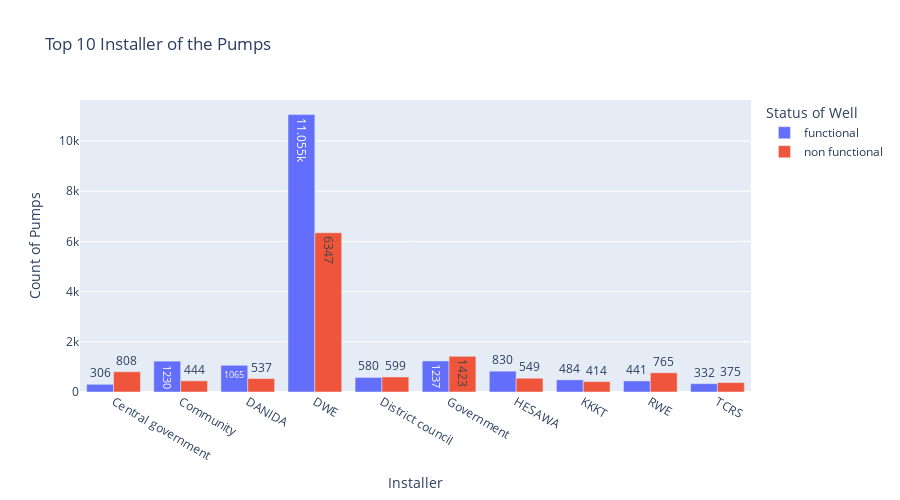

The code cell stored with this chart in its notebook:
### Code cell
px.bar(x = n['installer'], y = n['id'], color = n['status_group'],text_auto=True, barmode="group",
       title="Top 10 Installer of the Pumps",
       labels={'x':'Installer', 'y':'Count of Pumps', 'color':'Status of Well',
              'facet_col':'Column '},
       width=900, height=500)

### Figure 1 — Plotly figure (JSON) as saved in the notebook; plotly's stock layout.template omitted (floating-point values rounded to 4 significant figures)
{"data": [{"alignmentgroup": "True", "hovertemplate": "Status of Well=functional<br>Installer=%{x}<br>Count of Pumps=%{y}<extra></extra>", "legendgroup": "functional", "marker": {"color": "#636efa", "pattern": {"shape": ""}}, "name": "functional", "offsetgroup": "functional", "orientation": "v", "showlegend": true, "textposition": "auto", "texttemplate": "%{y}", "type": "bar", "x": ["Central government", "Community", "DANIDA", "DWE", "District council", "Government", "HESAWA", "KKKT", "RWE", "TCRS"], "xaxis": "x", "y": [306, 1230, 1065, 11055, 580, 1237, 830, 484, 441, 332], "yaxis": "y"}, {"alignmentgroup": "True", "hovertemplate": "Status of Well=non functional<br>Installer=%{x}<br>Count of Pumps=%{y}<extra></extra>", "legendgroup": "non functional", "marker": {"color": "#EF553B", "pattern": {"shape": ""}}, "name": "non functional", "offsetgroup": "non functional", "orientation": "v", "showlegend": true, "textposition": "auto", "texttemplate": "%{y}", "type": "bar", "x": ["Central government", "Community", "DANIDA", "DWE", "District council", "Government", "HESAWA", "KKKT", "RWE", "TCRS"], "xaxis": "x", "y": [808, 444, 537, 6347, 599, 1423, 549, 414, 765, 375], "yaxis": "y"}], "layout": {"barmode": "group", "height": 500, "legend": {"title": {"text": "Status of Well"}, "tracegroupgap": 0}, "title": {"text": "Top 10 Installer of the Pumps"}, "width": 900, "xaxis": {"anchor": "y", "domain": [0, 1], "title": {"text": "Installer"}}, "yaxis": {"anchor": "x", "domain": [0, 1], "title": {"text": "Count of Pumps"}}}}
